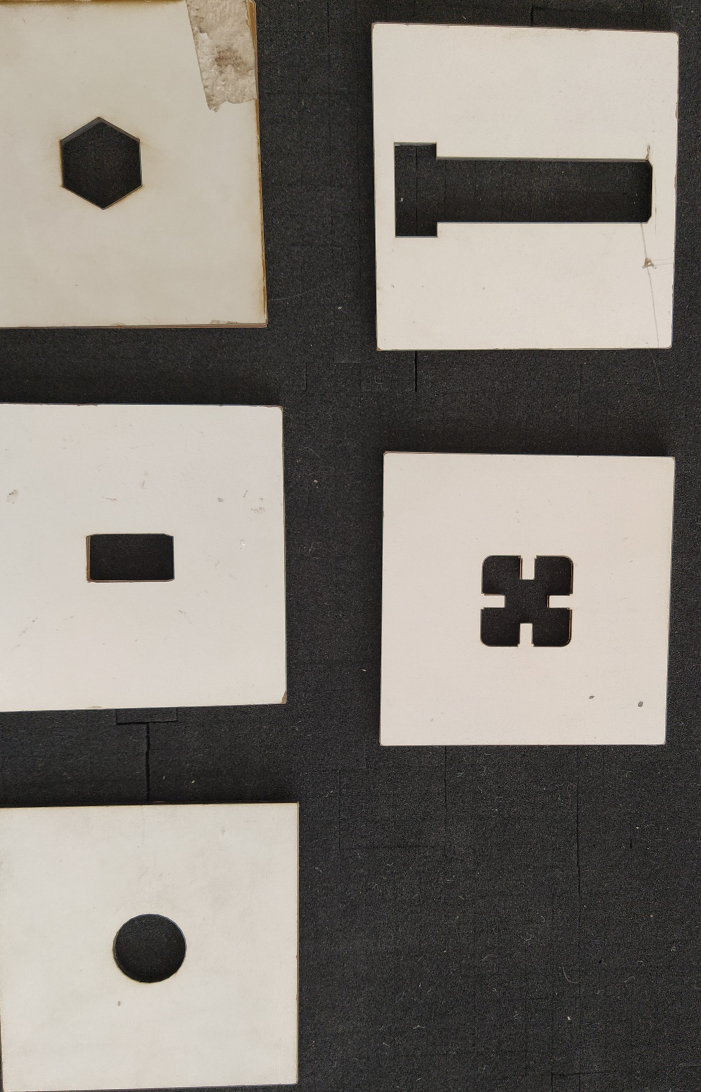
#> input picture Internship Tasks/Object Detection/shapes/shapes_on_canvas_croped.jpg, 2103 x 3276 px (shown at 1/3 size)
$ python ObjDetectionPhotoshot.py
#> lines starting #> are read from the running program, lines starting #| are printed output that depends on the picture; after the words box and inside, x2 and y2 are one past the last pixel; in counts of white or black regions, pixels touching at a corner belong together
import os
import cv2
import numpy as np
from pathlib import Path


def empty(tst):
    pass


def trackbar(minval, maxval, frameSize=[520, 170]):
    frameSize[0] = 0
    frameSize[1] = 0
    frame = cv2.namedWindow("FrameSetup")
    cv2.resizeWindow("FrameSetup", frameSize[0], frameSize[1])
    cv2.createTrackbar(
        "Canny t1", "FrameSetup", minval["canny"][0], minval["canny"][1], empty
    )
    cv2.createTrackbar(
        "Canny t2", "FrameSetup", maxval["canny"][0], maxval["canny"][1], empty
    )


# Create Trackbars -----------
minval = {"canny": (86, 254)}
maxval = {"canny": (203, 254)}
trackbar(minval, maxval)


def detectShape(contour):
    shape = "unidentified"
    arcLength = cv2.arcLength(contour, True)
    approx = cv2.approxPolyDP(contour, 0.01 * arcLength, True)
    cv2.drawContours(frame, contour, 0, (20, 250, 200), 3)
    (x, y, w, h) = cv2.boundingRect(contour)
    if len(approx) == 3:
        shape = "triangle"
    elif len(approx) == 4:
        ratio = w / h
        shape = "square" if ratio > 0.95 and ratio < 1.05 else "rectangle"
    elif len(approx) == 5:
        shape = "pentagon"
    elif len(approx) == 6:
        shape = "hexagon"
    elif len(approx) == 8:
        shape = "screw"
    elif len(approx) == 20:
        shape = "Bracket"
    cv2.rectangle(frame, (x, y), (x + w, y + h), (0, 150, 150), 2)
    cv2.putText(
        frame,
        f"corners: {len(approx)}",
        (x, y - 30),
        cv2.FONT_HERSHEY_PLAIN,
        1,
        (150, 0, 150),
        2,
    )
    cv2.putText(
        frame,
        f"shape:{shape}",
        (x, y - 10),
        cv2.FONT_HERSHEY_PLAIN,
        1,
        (150, 0, 150),
        2,
    )
    return shape


try:
    BASE_DIR = Path(__file__).resolve().parent
    photoshot = os.path.join(BASE_DIR, "shapes/shapes_on_canvas_croped.jpg")
    frame = cv2.imread(photoshot)
#> frame is the input picture: shape (3276, 2103, 3); mean B, G, R 119.6, 126.3, 131.4
    scale = 20
    height = int(frame.shape[0] * scale / 100)
#> height = 655
    width = int(frame.shape[1] * scale / 100)
#> width = 420
    frame = cv2.resize(frame, (width, height), cv2.INTER_AREA)
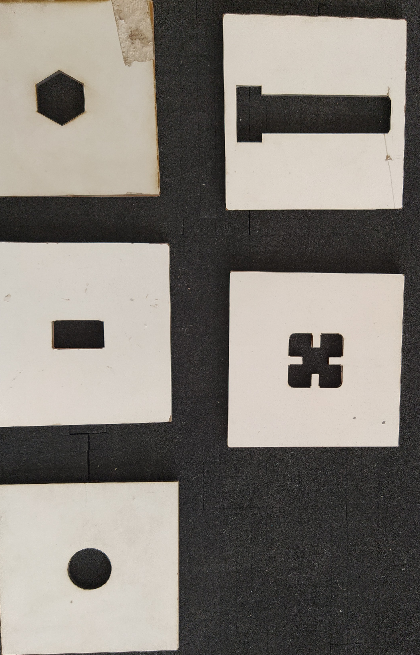
#> frame: shape (655, 420, 3); mean B, G, R 119.5, 126.2, 131.3
except:
    print("Can't open file.")

# ------------ Frames --------------
kernel = np.ones((5, 5))
frameBlured = cv2.GaussianBlur(frame, (13, 13), 0)
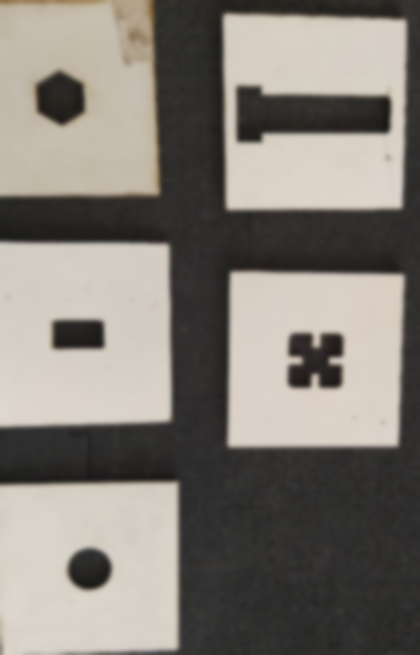
#> frameBlured: shape (655, 420, 3); mean B, G, R 119.5, 126.2, 131.3
cv2.imshow("frameBlured", frameBlured)
frameGray = cv2.cvtColor(frameBlured, cv2.COLOR_BGR2GRAY)

while True:
    cannyT1 = cv2.getTrackbarPos("Canny t1", "FrameSetup")
    cannyT2 = cv2.getTrackbarPos("Canny t2", "FrameSetup")

    frameThresh = cv2.Canny(frameGray, cannyT1, cannyT2)
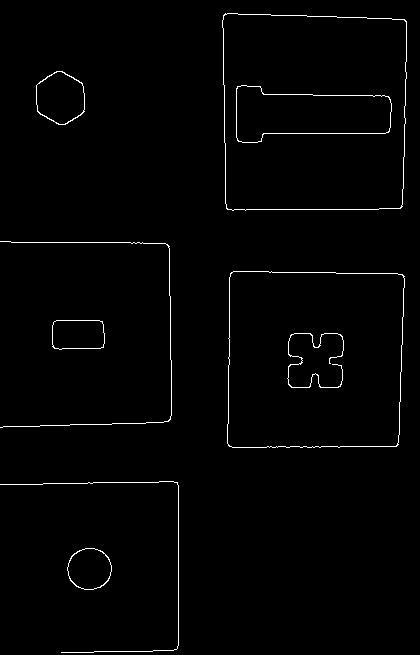
#> frameThresh: shape (655, 420); 1.3% white in thin lines or dots
    cv2.imshow("frameThresh", frameThresh)

    contours, hierarchy = cv2.findContours(
        frameThresh, cv2.RETR_LIST, cv2.CHAIN_APPROX_SIMPLE
    )
#> contours = 15 contours, 2 with area under 20; largest, box (x1, y1, x2, y2) and area: (222, 13, 407, 211) 34812, (222, 13, 407, 211) 34804, (227, 271, 405, 448) 30044, (227, 271, 405, 448) 30036, (236, 85, 392, 143) 6342
    for contour in contours:
        area = cv2.contourArea(contour)
        if area > 200:
            shape = detectShape(contour)
#> this loop made 15 passes
#> (area, shape, arcLength in detectShape, approx in detectShape, x in detectShape, y in detectShape, w in detectShape, h in detectShape) on passes 7, 8, 14, 15: (30036, 'square', 700.7, [[233, 271], [403, 276], [395, 446], [227, 443]], 227, 271, 178, 177), (30044, 'square', 704.7, [[231, 272], [228, 445], [396, 446], [404, 276]], 227, 271, 178, 177), (34803.5, 'rectangle', 747.5, [[225, 14], [406, 22], [399, 208], [226, 207]], 222, 13, 185, 198), (34812.5, 'rectangle', 751.5, [[225, 13], [226, 208], [400, 208], [406, 21]], 222, 13, 185, 198)
#> (area, shape, arcLength in detectShape, x in detectShape, y in detectShape, w in detectShape, h in detectShape) on passes 1, 2, 5, 6, 10, 11: (1395.5, 'unidentified', 140.1, 67, 548, 45, 42), (1428, 'unidentified', 141.9, 67, 548, 45, 42), (1419.5, 'screw', 153.2, 52, 320, 53, 30), (1423, 'hexagon', 155.8, 52, 320, 53, 30), (6331.5, 'unidentified', 409.8, 236, 85, 156, 58), (6342.5, 'screw', 412.2, 236, 85, 156, 58)

    cv2.imshow("frameThresh", frameThresh)
    cv2.imshow("feed", frame)
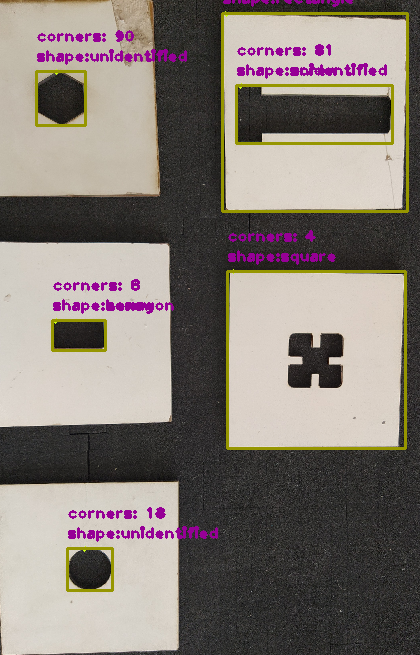
#> window 'feed': shape (655, 420, 3); mean B, G, R 117, 123.6, 132.1

    if cv2.waitKey(5) & 0xFF == ord("q"):
#> (key q is pressed here)
        break

$ run again, with Internship Tasks/Object Detection/shapes/circle.jpg copied over Internship Tasks/Object Detection/shapes/shapes_on_canvas_croped.jpg
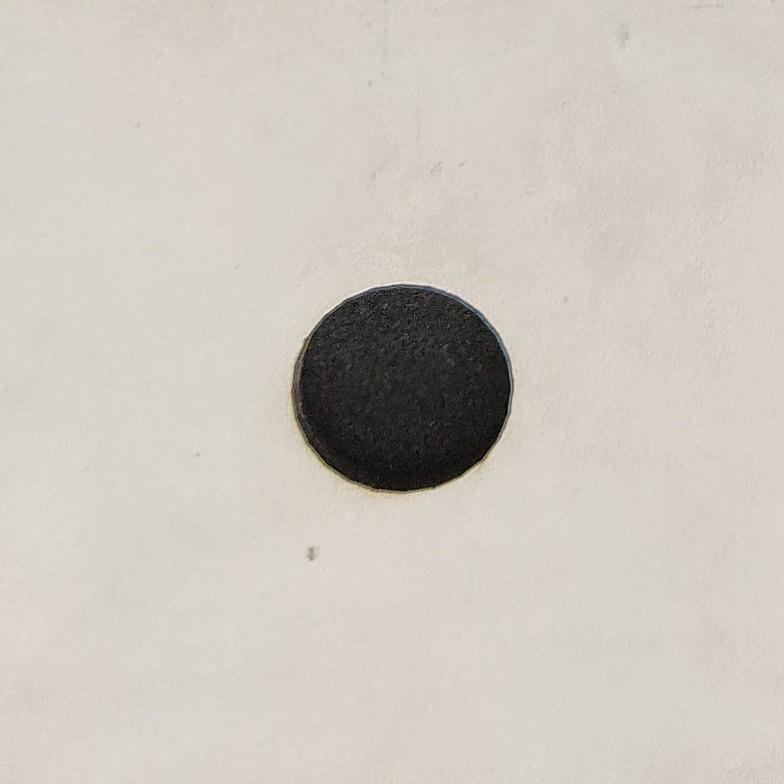
#> input picture Internship Tasks/Object Detection/shapes/circle.jpg, 784 x 784 px
#> frame is the input picture: shape (784, 784, 3); mean B, G, R 190.3, 199.5, 204.8
#> frame: shape (156, 156, 3)
#> `frameThresh = cv2.Canny(frameGray, cannyT1, cannyT2)`:
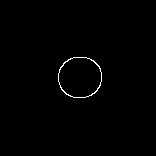
#> frameThresh: shape (156, 156); 0.64% white in thin lines or dots, all inside (x1, y1, x2, y2) = (58, 57, 102, 98)
#> contours = 2 contours; box (x1, y1, x2, y2) and area: (58, 57, 102, 98) 1413, (58, 57, 102, 98) 1378
#> the loop `for contour in contours:` made 2 passes
#> (area, shape, arcLength in detectShape, x in detectShape, y in detectShape, w in detectShape, h in detectShape) on passes 1 to 2: (1378, 'unidentified', 137.9, 58, 57, 44, 41), (1413, 'unidentified', 140.2, 58, 57, 44, 41)
#> `cv2.imshow("feed", frame)`:
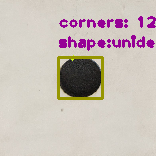
#> window 'feed': shape (156, 156, 3); mean B, G, R 184.6, 190.1, 201.2
